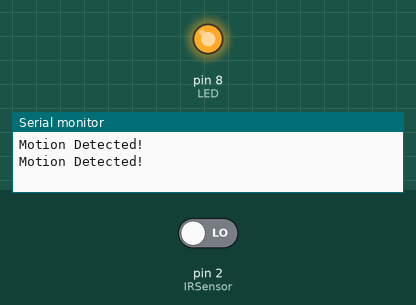
Recording of a sketch running on a simulated Arduino Uno, built with avr-gcc and run on an emulated ATmega328P. Parts: output pins drawn as LEDs (lit = HIGH), the last lines printed to the serial monitor. The test bench sets the inputs (shaded band); at power-on: pin 2 (IRSensor) LOW. Random numbers use the default seed unless the sketch sets one.

Above: at 11.7 s.
11.8 s: pin 2 (IRSensor) driven HIGH
At 17.6 s:
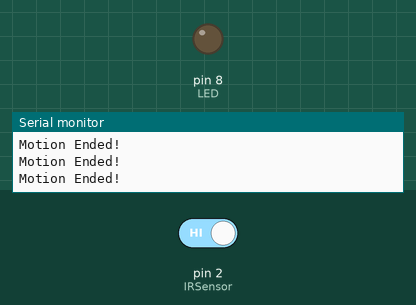
18.3 s: pin 2 (IRSensor) driven LOW
At 19.5 s:
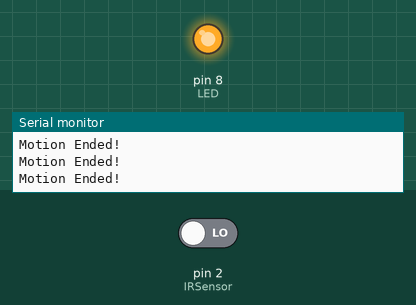
Timing chart, 0 to 21.3 s (numbered marks = the images above; inputs shaded):
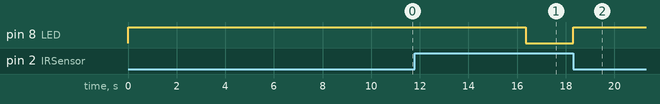

Measured:
- after the input at 11.8 s, pin 8 (LED): HIGH → LOW after 4.6 s
- after the input at 18.3 s, pin 8 (LED): LOW → HIGH at once

The sketch:

Light_and_SensorCode.ino
```cpp
//HRTC
#include <Adafruit_NeoPixel.h>

#define PIN 6
#define NUMPIXELS 9
int IRSensor = 2;
int LED = 8;

Adafruit_NeoPixel strip(NUMPIXELS, PIN);

void setup(){
  Serial.begin(9600);
  pinMode(IRSensor, INPUT);
  pinMode(LED, OUTPUT);
  strip.setBrightness(255);
  strip.show();
}

void loop(){
  int sensorStatus = digitalRead(IRSensor);
  if (sensorStatus == 1) {
    digitalWrite(LED, LOW);
    Serial.println("Motion Ended!");
  }
  else {
    digitalWrite(LED, HIGH);
    delay(5000);
    Serial.println("Motion Detected!");

    for (int i = 0; i <NUMPIXELS; i++){
      int r = random();
      int g = random();
      int b = random();

      strip.setPixelColor(i, strip.Color(r, g, b));
      delay(50);
    }
  }
}
```
